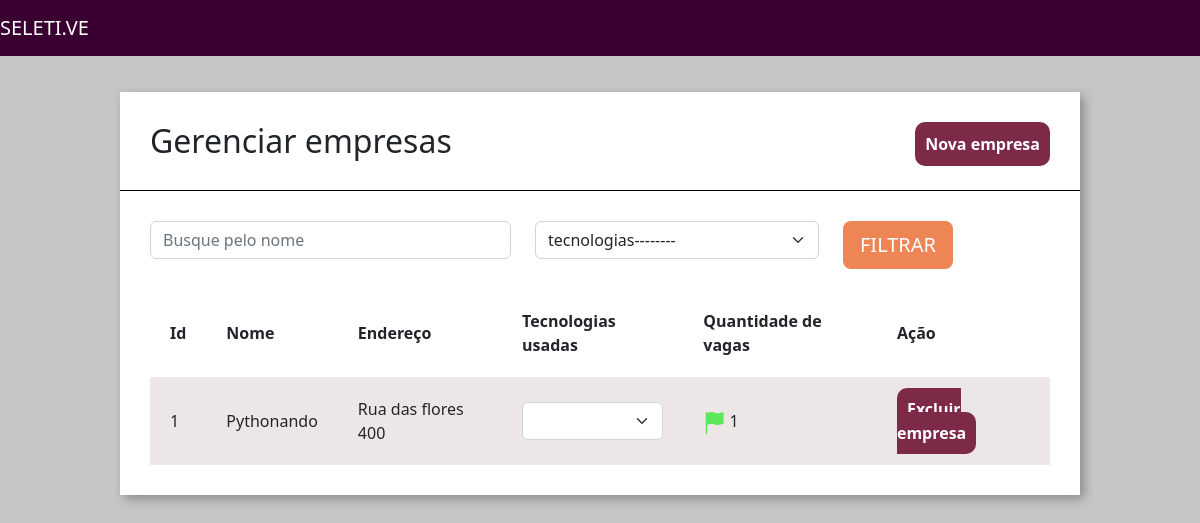
The app's page /home/empresas/, older data.
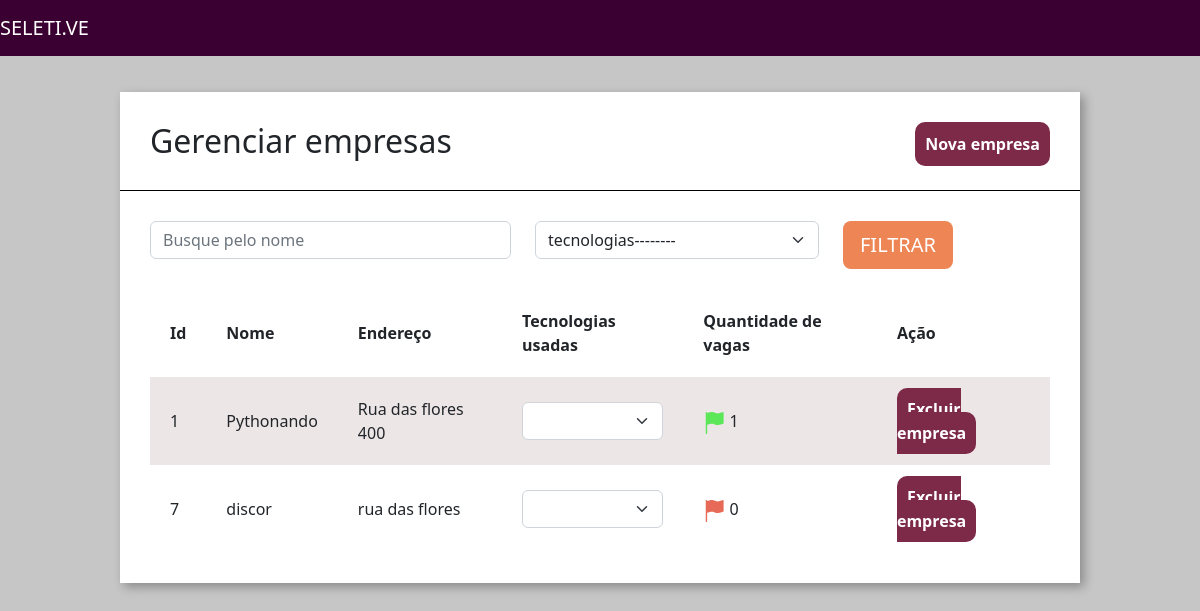
The same page, newer data.
### empresa/models.py (models this page shows, shortened)
class Empresa(models.Model):
    choices_nicho_mercado = (
        ('M', 'Marketing'),
        ('N', 'Nutrição'),
        ('D', 'Design')
    )
    logo = models.ImageField(upload_to="logo_empresa", null=True)
    nome = models.CharField(max_length=30)
    email = models.EmailField()
    cidade = models.CharField(max_length=30)
    tecnologias = models.ManyToManyField(Tecnologias)
    endereco = models.CharField(max_length=30)
    caracteristica_empresa = models.TextField()
    nicho_mercado = models.CharField(max_length=3, choices=choices_nicho_mercado)
    def qtd_vagas(self):
        return Vagas.objects.filter(empresa_id=self.id).count()

### empresa/views.py (the view)
# urls.py: path('empresas/', views.empresas, name="empresa"),
def empresas(request):
    tecnologias_filtrar = request.GET.get('tecnologias')
    nome_filtrar = request.GET.get('nome')
    empresas = Empresa.objects.all()
    tecnologias = Tecnologias.objects.all()
    if (tecnologias_filtrar):
        empresas = empresas.filter(tecnologias = tecnologias_filtrar)
    if (nome_filtrar):
        empresas = empresas.filter(nome__icontains=nome_filtrar)
    return render(request, 'empresa.html', {'empresas': empresas, 'tecnologias': tecnologias})

### empresa/models.py (called while the page is built)
    def __str__(self):
        return self.tecnologia

### empresa/templatetags/filtro.py (called while the page is built)
@register.filter(name='is_par')
def is_par(valor):
    return True if valor % 2 == 0 else False

### empresa/templates/empresa.html (shortened to what this page needs)
{% extends 'base.html' %}
{% load static %}
{%load filtro%}
{% block 'head' %}
    <link href="{% static 'empresa/css/empresas.css' %}" rel="stylesheet">
{% endblock%}
{% block 'body' %}
    <div class="wrapper">
        <div class="box">
            <div class="header-box">
                <h2 class="titulo">Gerenciar empresas</h2>
                <a href="{% url 'nova_empresa' %}" class="btn-nova-empresa">Nova empresa</a>
            </div>
            <div class="borda-box"></div>
            <div class="body-box">
                <form action="{% url 'empresa' %}" method="GET"> {% csrf_token %}
                <div class="row">
                        <div class="col-md-5">
                            <input type="text" placeholder="Busque pelo nome" class="form-control" name="nome">
                        </div>
                        <div class="col-md-4">
                            <select class="form-select" name="tecnologias">
                                <option value="">tecnologias--------</option>
                            </select>
                        </div>
                    <div class="col-md-3">
                        <input type="submit" value="FILTRAR" class="btn btn-lg btn-orange">
                    </div>
                </div>
                </form>
                <table class="tabela"  cellpadding="20">
                    <thead class="thead-dark">
                    <tr>
                        <th>Id</th>
                        <th>Nome</th>
                        <th>Endereço</th>
                        <th>Tecnologias usadas</th>
                        <th>Quantidade de vagas</th>
                        <th>Ação</th>
                    </tr>
                    </thead>
                    <tbody>
                        {%for empresa in empresas%}
                        <tr {%if not forloop.counter|is_par%} class="tabela-linha" {%endif%}>
                            <td>{{empresa.id}}</td>
                            <td>{{empresa.nome}}</td>
                            <td>{{empresa.endereco}}</td>
                            <td>
                                <select class="form-select">
                                </select>
                            </td>
                            <td>
                                {% if empresa.qtd_vagas > 0%}
                                <img src="{% static 'empresa/img/flag_green.png'%}" alt="">
                                {% else %}
                                <img src="{% static 'empresa/img/flag_red.png'%}" alt="">
                                {% endif %}
                                {{ empresa.qtd_vagas }}
                            </td>
                            <td>
                                <a href="{% url 'excluir_empresa' empresa.id %}" class="btn-excluir">Excluir empresa</a>
                            </td>
                        </tr>
                        {%endfor%}
                    </tbody>
                    </table>
                </div>
        </div>
    </div>
{% endblock%}

Row changes from the older to the newer data that the page shows:
added Empresa: id "7", nome "discor", endereco "rua das flores", qtd_vagas "0"
